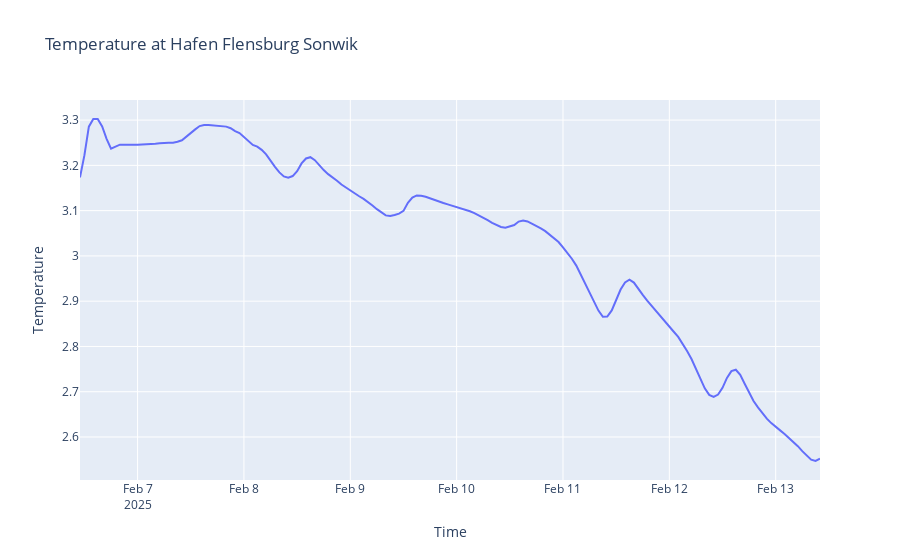

This figure's notebook cell:
### Code cell
fig = go.Figure()

fig.add_trace(go.Scatter(
    x=marina_df_grouped['time'],
    y=marina_df_grouped['thetao'],
    mode='lines',
    name='Temperature'
))

fig.update_layout(
    title='Temperature at Hafen Flensburg Sonwik',
    xaxis_title='Time',
    yaxis_title='Temperature'
)

fig.show()

### Figure 1 — Plotly figure (JSON) as saved in the notebook; plotly's stock layout.template omitted (floating-point values rounded to 4 significant figures; data arrays with more than 128 entries replaced by an {"elided": "..."} marker saying what was removed)
{"data": [{"mode": "lines", "name": "Temperature", "type": "scatter", "x": {"elided": "168 str values"}, "y": {"elided": "168 float values"}}], "layout": {"title": {"text": "Temperature at Hafen Flensburg Sonwik"}, "xaxis": {"title": {"text": "Time"}}, "yaxis": {"title": {"text": "Temperature"}}}}
